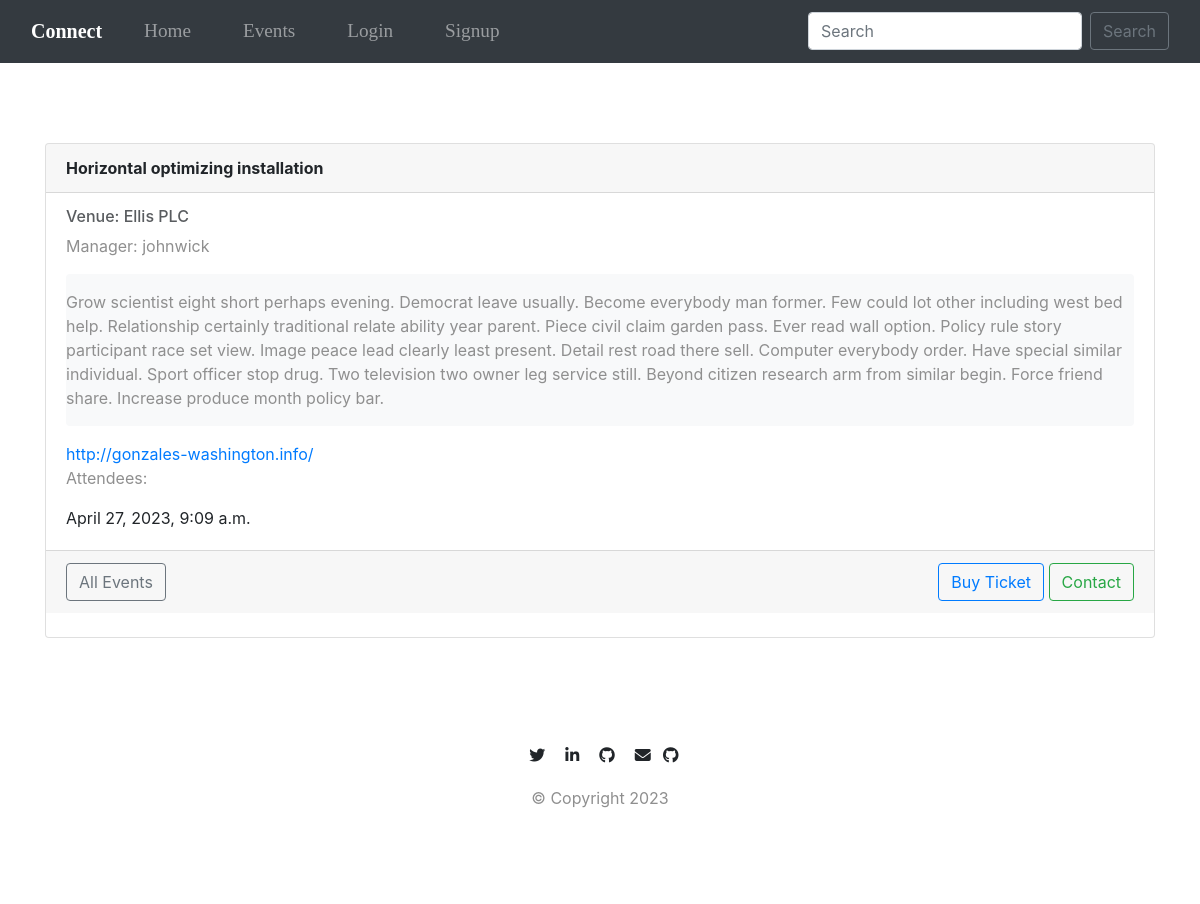
Screenshot of /event_detail/3 with the database file from the repository.
### events/models.py (models this page shows, shortened)
class Event(models.Model):
	name = models.CharField('Event Name', max_length=120)
	speaker = models.CharField('Speaker',max_length=250,blank=True,null=True)
	event_date= models.DateTimeField('Event Date')
	venue = models.ForeignKey(Venue, blank=True, null=True, on_delete=models.CASCADE, related_name="event")
	reservation = models.ForeignKey(Reservation, on_delete=models.CASCADE, null=True, blank=True, related_name="event_reservation")
	manager = models.ForeignKey(User, blank=True, null=True, on_delete=models.SET_NULL)
	description = models.TextField(default='',blank=True)
	description_html = models.TextField(editable=False,default='',blank=True)
	total_tickets = models.PositiveIntegerField(default=0)
	available_tickets = models.PositiveIntegerField(default=0)
	ticket_price =  models.PositiveIntegerField(default=0)
	payment = models.BooleanField(default=False)
	class Meta:
		ordering = ['-event_date']

### venue/models.py (models this page shows, shortened)
class Venue(models.Model):
	name = models.CharField('Venue Name', max_length=120)
	owner = models.ForeignKey(User, blank=True, null=True, on_delete=models.CASCADE,related_name='owned_venues')
	address = models.CharField(max_length=300)
	slug = models.SlugField('Series slug', null=True, blank=True, unique=True)
	zip_code = models.CharField('Zip Code', max_length=15)
	phone = models.CharField('Contact Phone', max_length=25, blank=True)
	web = models.URLField('Website Address', blank=True)
	descriptions = models.TextField(blank=True, null=True)
	email_address = models.EmailField('Email Address', max_length=40, blank=True)
	price = models.PositiveIntegerField(default=0)
	capacity = models.PositiveIntegerField(blank=True, null=True)
	picture = models.ImageField(upload_to=upload_image_to,default=random_default_picture, blank=True)
	def __str__(self):
		return self.name
	class Meta:
		ordering = ['name']
		unique_together = ['name','owner']

### accounts/models.py (models this page shows)
class CustomUser(AbstractUser):
	STATUS = (
	    ('regular', 'regular'),
	    ('moderator', 'moderator'),
	)
	email = models.EmailField(unique=True)
	status = models.CharField(max_length=100, choices=STATUS, default='regular')
	def __str__(self):
	    return self.username

### events/views.py (the view)
# urls.py: path('event_detail/<int:event_id>', views.event_detail, name='event-detail'),
def event_detail(request,event_id):
	event = get_object_or_404(Event, id=event_id)
	return render(request, 'events/event_detail.html', {'event':event})

### events/templates/events/event_detail.html (shortened to what this page needs)
{%extends "events/base.html" %}
{% block content%}
	<h1>all Events </h1>
	<div class="card">
	  <div class="card-header">
	    <strong>{{event.name}}</strong>
	  </div>
	  <div class="card-body">
	  	<h6 class="card-subtitle mb-2 text-body-secondary">Venue: {{event.venue}}</h6>
	 	<p class="card-text">Manager: {{event.manager}}</p>
	    <p class="card-text bg-light rounded pt-3 pb-3">{{event.description}}</p>
		<a href="{% url 'show_venue' }" class="card-link">{{event.venue.web}}<br/></a>
		<p class="d-inline-block">Attendees:</p>
		{%endfor%}<br/>
		{{event.event_date}}
	  </div>
<div class="card-footer d-flex justify-content-between">
	{% if user == event.manager %}
    <a href="{% url 'events:update-event' event_id=event.id %}" class="btn btn-outline-secondary">Update</a>
    {%else%}
    <a href="{% url 'events:list-events'  %}" class="btn btn-outline-secondary ">All Events</a>
    {%endif%}
    <div>{% if user == event.manager %}
         <a href="{% url 'events:list-events' %}" class="btn btn-outline-secondary ml-auto">All Events</a>
        <a href="{% url 'events:delete-event' event_id=event.id %}" class="btn btn-outline-danger ml-auto">Delete</a>
        {% else %}
        	<a href="{%url 'events:myclub' event_id=event.id%}" class="btn btn-outline-primary ml-auto">Buy Ticket</a>
			<a href="{% url 'chat_app:chat' username=event.manager.username %} " class="btn btn-outline-success ml-auto">Contact</a>
        {%endif%}
    </div>
</div>
<br/>
{%endblock%}

### static/css/index.css (style rules this page uses)
body { font-family:Montserrat; }
h1,h2,h3,h4,h5 { font-family: Montserrat-Bold }
h1 { font-weight: Bold; size: 3.5rem; line-height: 1.5; color: white; }
p { color: #8f8f8f; }

### static/css/styles.css (style rules this page uses)
html, body { height: 100%; }

### rows the page displays
Event: name "Horizontal optimizing installation", venue "Ellis PLC", manager "johnwick", description "Grow scientist eight short perhaps evening. Democrat leave usually. Become everybody man former. Few could lot other including west bed help. Relationship certainly traditional relate ability year parent. Piece civil claim garden pass. Ever read wall option. Policy rule story participant race set view. Image peace lead clearly least present. Detail rest road there sell. Computer everybody order. Have special similar individual. Sport officer stop drug. Two television two owner leg service still. Beyond citizen research arm from similar begin. Force friend share. Increase produce month policy bar.", venue.web "http://gonzales-washington.info/", event_date "April 27, 2023, 9:09 a.m."
